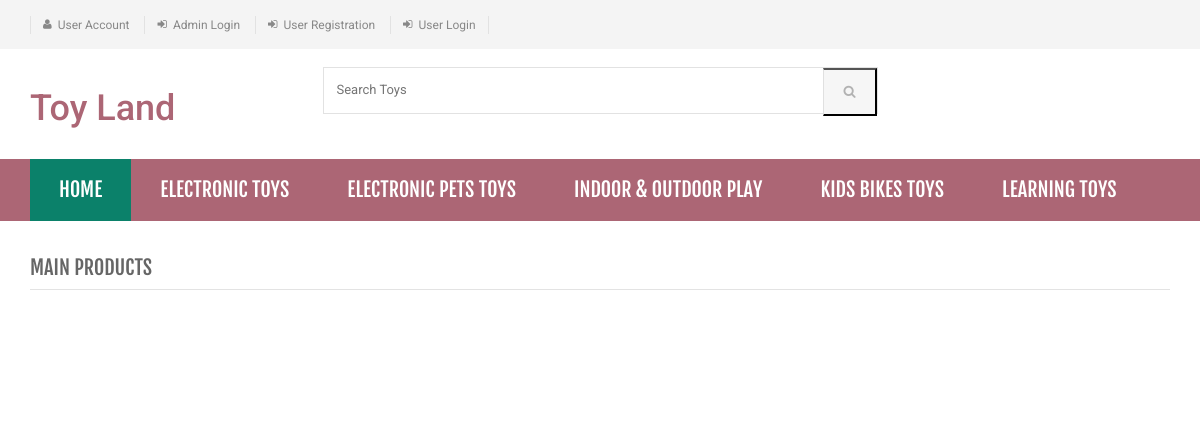
The page / on the database its author committed.
### tables this page shows
CREATE TABLE IF NOT EXISTS `category` (
`id` int(11) NOT NULL,
  `categoryName` varchar(255) NOT NULL,
  `categoryDescription` longtext NOT NULL,
  `creationDate` timestamp NOT NULL DEFAULT CURRENT_TIMESTAMP,
  `updationDate` varchar(255) NOT NULL
);

### index.php (the view, shortened to what this page needs)
<!DOCTYPE html>
<html lang="en">
	<head>
	    <link rel="stylesheet" href="assets/css/bootstrap.min.css">
	    <link rel="stylesheet" href="assets/css/main.css">
	    <link rel="stylesheet" href="assets/css/owl.carousel.css">
		<link rel="stylesheet" href="assets/css/owl.transitions.css">
		<link href="assets/css/lightbox.css" rel="stylesheet">
		<link rel="stylesheet" href="assets/css/animate.min.css">
		<link rel="stylesheet" href="assets/css/rateit.css">
		<link rel="stylesheet" href="assets/css/bootstrap-select.min.css">
		<link rel="stylesheet" href="assets/css/config.css">
		<link href="assets/css/green.css" rel="alternate stylesheet" title="Green color">
		<link href="assets/css/blue.css" rel="alternate stylesheet" title="Blue color">
		<link href="assets/css/red.css" rel="alternate stylesheet" title="Red color">
		<link href="assets/css/orange.css" rel="alternate stylesheet" title="Orange color">
		<link href="assets/css/dark-green.css" rel="alternate stylesheet" title="Darkgreen color">
		<link rel="stylesheet" href="assets/css/font-awesome.min.css">
	</head>
    <body class="cnt-home">
<header class="header-style-1">
<?php include('includes/top-header.php');?>
<?php include('includes/main-header.php');?>
<?php include('includes/menu-bar.php');?>
</header>
<div class="body-content outer-top-xs" id="top-banner-and-menu">
	<div class="container">
		<div class="furniture-container homepage-container">
		<div class="row">
			<div class="col-xs-12 col-sm-12 col-md-3 sidebar">
		</div>
	</div>
</div>
		<div id="product-tabs-slider" class="scroll-tabs inner-bottom-vs  wow fadeInUp">
			<div class="more-info-tab clearfix">
			   <h3 class="new-product-title pull-left">Main Products</h3>
			</div>
		</div>
				                   	</div>
					</div>
</body>
</html>

### includes/menu-bar.php (shortened to what this page needs)
<div class="header-nav animate-dropdown">
    <div class="container">
        <div class="yamm navbar navbar-default" role="navigation">
            <div class="nav-bg-class">
                <div class="navbar-collapse collapse" id="mc-horizontal-menu-collapse">
	<div class="nav-outer">
		<ul class="nav navbar-nav">
			<li class="active dropdown yamm-fw">
				<a href="index.php" data-hover="dropdown" class="dropdown-toggle">Home</a>
			</li>
              <?php $sql=mysql_query("select id,categoryName  from category limit 6");
while($row=mysql_fetch_array($sql))
{
    ?>
			<li class="dropdown yamm">
				<a href="category.php?cid=<?php echo $row['id'];?>"> <?php echo $row['categoryName'];?></a>
			</li>
			<?php } ?>
		</ul>
		<div class="clearfix"></div>
	</div>
</div>
            </div>
        </div>
    </div>
</div>

### assets/css/lightbox.css (style rules this page uses)
body:after { content: url(../images/close.png) url(../images/loading.gif) url(../images/prev.png) url(../images/next.png); display: none; }

### assets/css/green.css (style rules this page uses)
a { color: #abd07e; }
.header-style-1 .header-nav { background: #abd07e; }
.cnt-home .header-style-1 .header-nav .navbar .navbar-nav > li.active { background: #84b943; }

### assets/css/blue.css (style rules this page uses)
a { color: #3498db; }
.header-style-1 .header-nav { background: #3498db; }
.cnt-home .header-style-1 .header-nav .navbar .navbar-nav > li.active { background: #1d6ca1; }

### assets/css/red.css (style rules this page uses)
a { color: #ff6c6c; }
.header-style-1 .header-nav { background: #ff6c6c; }
.cnt-home .header-style-1 .header-nav .navbar .navbar-nav > li.active { background: #ff1a1a; }

### assets/css/orange.css (style rules this page uses)
a { color: #f39c12; }
.header-style-1 .header-nav { background: #f39c12; }
.cnt-home .header-style-1 .header-nav .navbar .navbar-nav > li.active { background: #ab6c09; }

### assets/css/dark-green.css (style rules this page uses)
a { color: #12cca7; }
.header-style-1 .header-nav { background: #12cca7; }
.cnt-home .header-style-1 .header-nav .navbar .navbar-nav > li.active { background: #0b816a; }

### rows shown on the page
category: categoryName "ELECTRONIC TOYS"
category: categoryName "ELECTRONIC PETS TOYS"
category: categoryName "INDOOR & OUTDOOR PLAY"
category: categoryName "KIDS BIKES TOYS"
category: categoryName "LEARNING TOYS"
